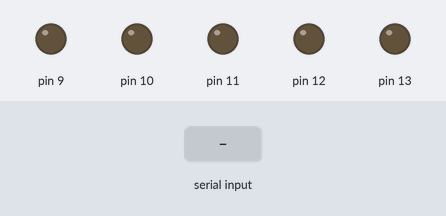
A sketch run on a simulated Arduino Uno, built with avr-gcc and run on an emulated ATmega328P. On the bench: output pins drawn as LEDs (lit = HIGH). Inputs (shaded band) come from the test bench.

Above: at 1.2 s.
1.3 s: "0" received over Serial
At 2.5 s:
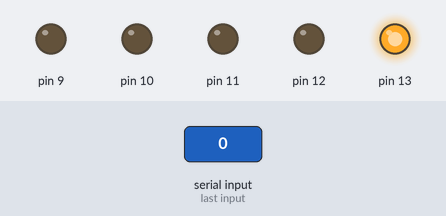
2.8 s: "1" received over Serial
At 3.9 s:
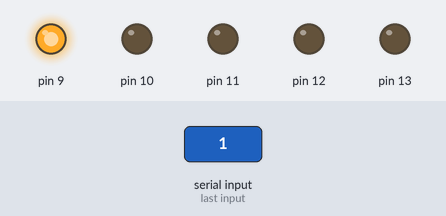
4.3 s: "2" received over Serial
At 5.1 s:
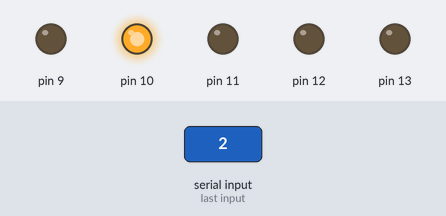
5.8 s: "3" received over Serial
At 7.0 s:
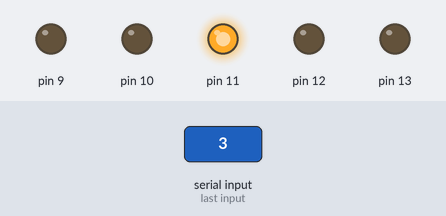
7.3 s: "4" received over Serial
At 8.4 s:
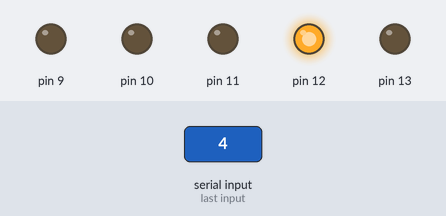
Timing chart, 0 to 9.8 s (numbered marks = the images above; inputs shaded):
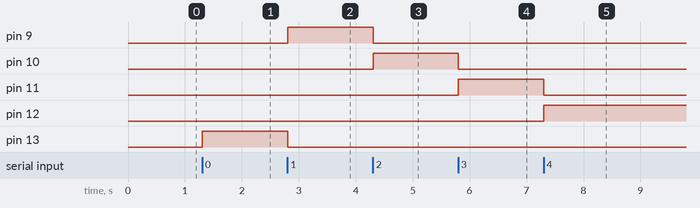

The sketch:

wheel_driver2.ino
```cpp
void setup() {
  // put your setup code here, to run once:
  Serial.begin(57600);

  pinMode(9, OUTPUT);
  pinMode(10, OUTPUT);
  pinMode(11, OUTPUT);
  pinMode(12, OUTPUT);
  pinMode(13, OUTPUT);
}

void loop() {
  // put your main code here, to run repeatedly:
  int c = Serial.read();
  if (c == '0')
  {
    digitalWrite(9, 0);
    digitalWrite(10, 0);
    digitalWrite(11, 0);
    digitalWrite(12, 0);
    digitalWrite(13, 1);
  } else if (c == '1') {
    digitalWrite(9, 1);
    digitalWrite(10, 0);
    digitalWrite(11, 0);
    digitalWrite(12, 0);
    digitalWrite(13, 0);
  } else if (c == '2') {
    digitalWrite(9, 0);
    digitalWrite(10, 1);
    digitalWrite(11, 0);
    digitalWrite(12, 0);
    digitalWrite(13, 0);
  } else if (c == '3') {
    digitalWrite(9, 0);
    digitalWrite(10, 0);
    digitalWrite(11, 1);
    digitalWrite(12, 0);
    digitalWrite(13, 0);
  } else if (c == '4') {
    digitalWrite(9, 0);
    digitalWrite(10, 0);
    digitalWrite(11, 0);
    digitalWrite(12, 1);
    digitalWrite(13, 0);
  }
  delay(10);
}
```

Measured:
- after the input at 1.3 s, pin 13: LOW → HIGH at once
- after the input at 2.8 s, pin 9: LOW → HIGH at once; pin 13: HIGH → LOW at once
- after the input at 4.3 s, pin 9: HIGH → LOW at once; pin 10: LOW → HIGH at once
- after the input at 5.8 s, pin 10: HIGH → LOW at once; pin 11: LOW → HIGH at once
- after the input at 7.3 s, pin 11: HIGH → LOW at once; pin 12: LOW → HIGH at once
